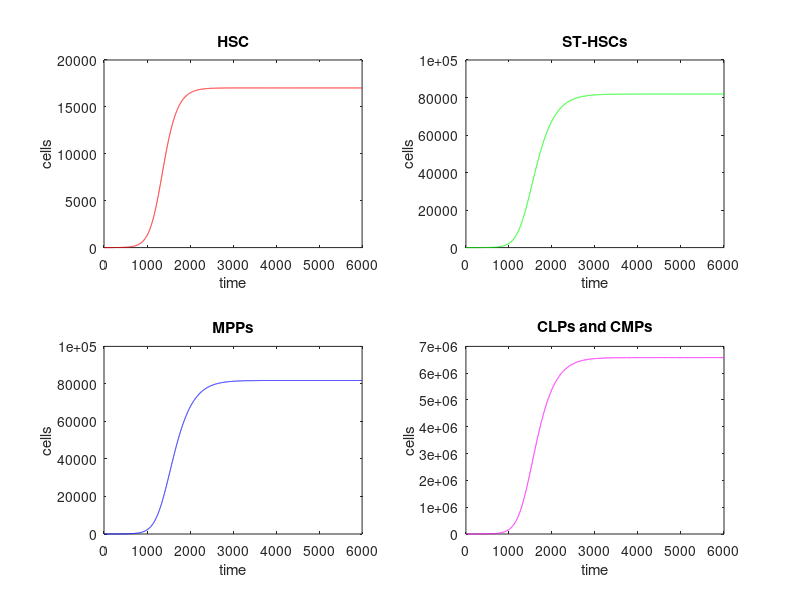
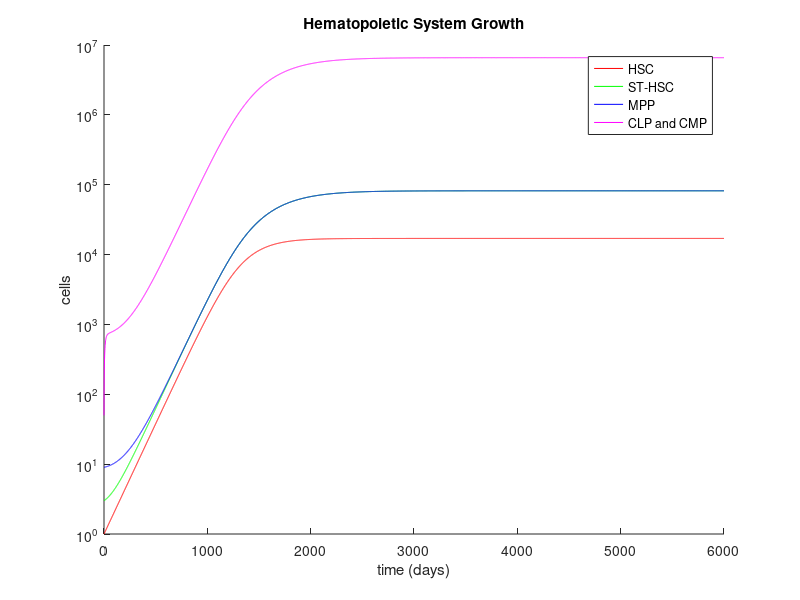
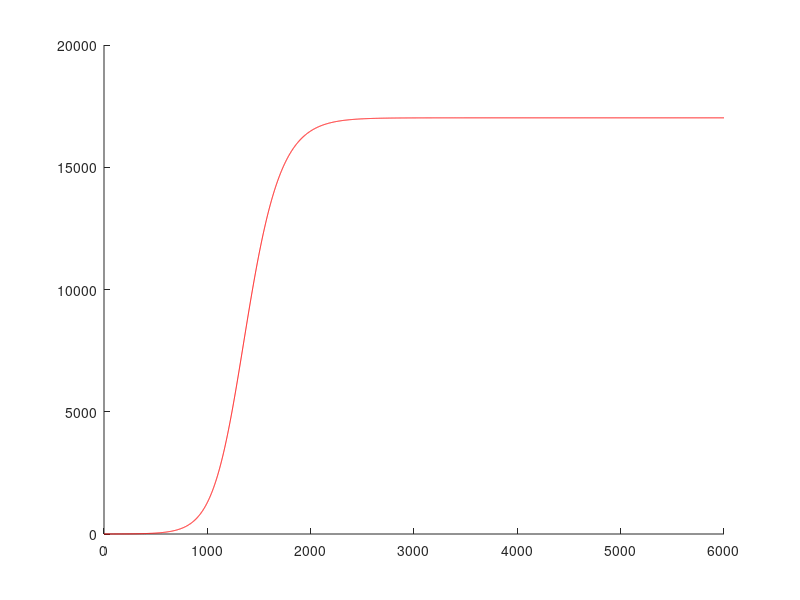

Recreate these plots in MATLAB, in order. (Note: this script raises an error after producing the figures.)
function [t,dydt1] = HematopoieticSystemModel

time = 0:6000;
%------%

x_0 = 1;
x_1 = 3;
x_2 = 9;
x_3 = 50;
y_1 = 3;
% p0_0=100;
%----------%

p = [x_0 x_1 x_2 x_3 y_1];
%--------------------------------------------------%
[t,dydt1] = ode45(@myODE,time,p);


%---Matrices-----%
[m1, m2, m3, m4, m5] = equillibriatest(dydt1(:,1), dydt1(:,2), dydt1(:,3), dydt1(:,4), dydt1(:,5))
save('m1.mat','m1')
save('m2.mat','m2')
save('m3.mat','m3')
save('m4.mat','m4')
save('m5.mat','m5')


%% -----Individual Plots------ %
figure (1)
hold on
subplot (2,2,1);
plot(t,dydt1(:, 1), 'r');
title ('HSC');
xlabel('time')
ylabel('cells')
hold off

hold on
subplot (2,2,2);
plot (t, dydt1(:,2),'g');
title ('ST-HSCs');
xlabel('time')
ylabel('cells')
hold off

hold on
subplot (2, 2, 3);
plot (t, dydt1(:,3),'b');
title ('MPPs');
xlabel('time')
ylabel('cells')
hold off

hold on
subplot (2, 2, 4);
plot (t, dydt1(:,4), 'm');
title ('CLPs and CMPs');
xlabel('time')
ylabel('cells')
hold off

%------------------%
figure (2)
hold on
plot(t,dydt1(:, 1), 'r');
plot (t, dydt1(:,2),'g');
plot (t, dydt1(:,3),'b');
plot (t, dydt1(:,4), 'm');
legend ('HSC' , 'ST-HSC', 'MPP', 'CLP and CMP');
xlabel('time (days)');
ylabel('cells');
title ('Hematopoietic System Growth');
set(gca, 'YScale', 'log');
hold off

%------------------%

figure (3)
hold on
plot(t,dydt1(:, 1), 'r');
yline(1.70213e+04)
title ('HSC');
xlabel('time');
ylabel('cells');
hold off

figure(4)
hold on
plot (t, dydt1(:,2),'g');
yline(8.18424e+04);
plot (t, dydt1(:,5), 'b');
title ('ST-HSCs');
xlabel('time');
ylabel('cells');
legend ('ST-HSC', 'Equillibrium Level', 'mutants');
set(gca, 'YScale', 'log');
hold off

figure (5)
hold on
plot (t, dydt1(:,3),'b')
yline(3.56703e+05);
title ('MPPs');
xlabel('time');
ylabel('cells');
legend ('MPP', 'Equillibrium Level');
hold off

figure (6)
hold on
plot (t, dydt1(:,4), 'm')
title ('CLPs and CMPs');
yline(2.8687e+07)
xlabel('time');
ylabel('cells');
legend ('CLP and CMP', 'Equillibrium Level');
hold off 


% figure(7)
% hold on
% plot (t, dydt1(:,5), 'k')
% title ('Self Renewal for HSCs');
% xlabel('time')
% ylabel('cells')
% hold off

end

function dydt = myODE(t,y, r);

global P0 h0 r0 r1 r2 d3 p1 p2 u1 s
P0=0.7; 
h0=0.0000235;
r0=0.01818;
r1=0.08712;
r2=8.0217; 
d3=0.1;
p1=0.4783;
p2=0.4987; 
u1= 0.00001;
s=0.046;
%%

% y(1) = x_0;
% y(2) = x_1;
% y(3) = x_2;
% y(4) = x_3;

p_1=p1.*(1+s);
p0=P0./(1+h0.*y(1));
tmp1 = r0.*y(1).*(2.*p0-1);

tmp2 = r0.*y(1)+r1.*y(2).*p1.*(1-u1)-r1.*y(2).*(1-p1);

tmp3 = r0.*y(1)+r1.*y(2).*p1.*(1-u1)-r1.*y(2).*(1-p1);

tmp4 =2.*r2.*y(3).*(1-p2) - d3.*y(4);

tmp5 = r1.*y(2).*p1.*u1 +r1.*y(5).*(2*p_1-1);

dydt = [tmp1; tmp2; tmp3; tmp4; tmp5];

end

function [matrix1, matrix2, matrix3, matrix4, matrix5] = equillibriatest (in1, in2, in3, in4, in5)
global P0 h0 r0 r1 r2 d3 p1 p2 u1 s
matrix1 = in1;
matrix2 = in2;
matrix3 = in3;
matrix4 = in4;
matrix5 = in5;
end